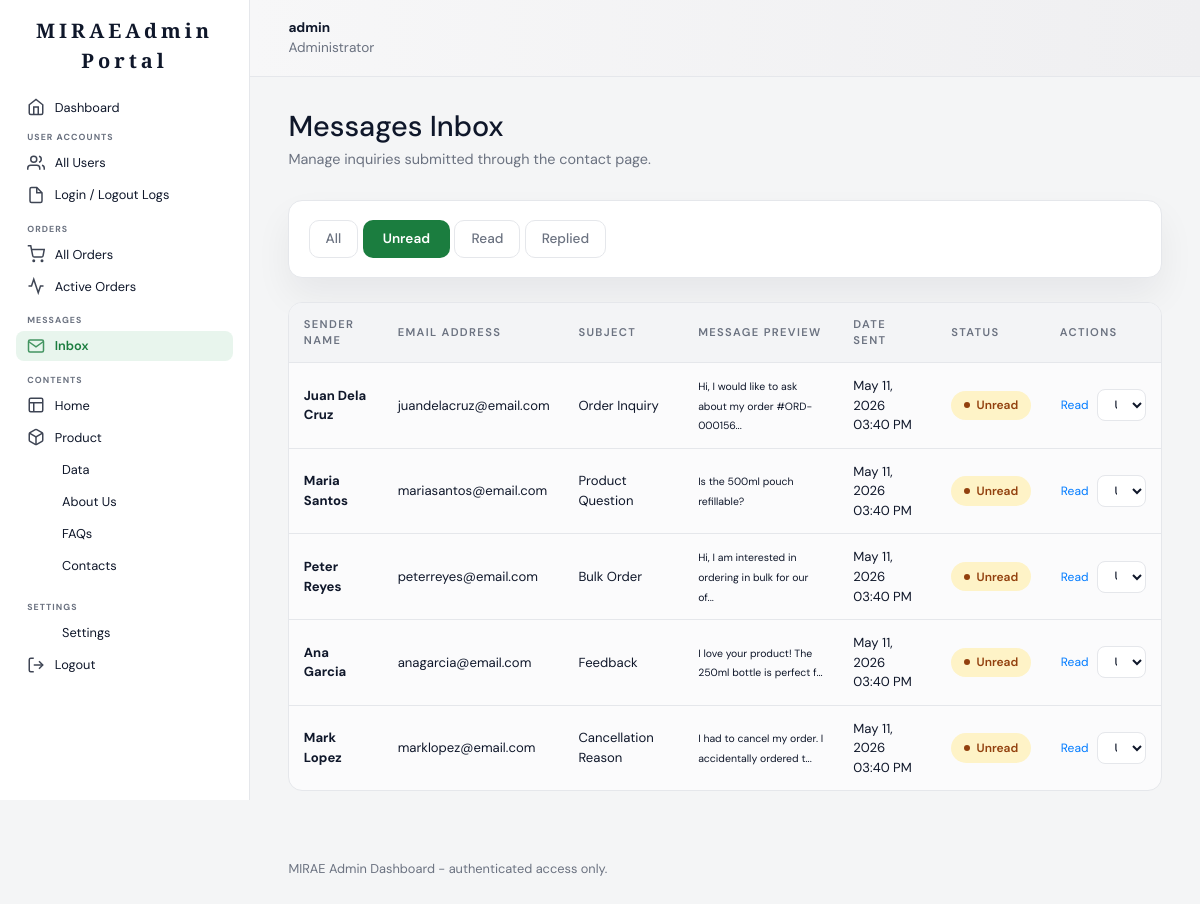
/admin/messages.php?status=Unread (signed in), run on the app's committed database.
### tables this page shows
CREATE TABLE `messages` (
  `id` int(11) NOT NULL AUTO_INCREMENT,
  `name` varchar(255) NOT NULL,
  `email` varchar(255) NOT NULL,
  `subject` varchar(255) DEFAULT NULL,
  `message` text NOT NULL,
  `status` enum('Unread','Read','Replied') NOT NULL DEFAULT 'Unread',
  `is_read` tinyint(1) NOT NULL DEFAULT 0,
  `created_at` timestamp NOT NULL DEFAULT current_timestamp(),
  PRIMARY KEY (`id`)
);

### admin/messages.php (the view, shortened to what this page needs)
<?php
require_once __DIR__ . '/../config/db.php';
$statusFilter = isset($_GET['status']) ? $_GET['status'] : '';
$whereSql = $statusFilter ? "WHERE status = '$statusFilter'" : "";
$messages = [];
$sql = "SELECT id, name, email, subject, message, status, created_at FROM messages $whereSql ORDER BY created_at DESC";
if ($result = $conn->query($sql)) {
    while ($row = $result->fetch_assoc()) {
        $messages[] = $row;
    }
}
include __DIR__ . '/includes/header.php';
include __DIR__ . '/includes/sidebar.php';
?>
<main class="admin-content">
    <div class="page-header">
        <h1>Messages Inbox</h1>
        <p>Manage inquiries submitted through the contact page.</p>
    </div>
    <section class="table-controls">
        <div class="filter-tabs">
            <a href="messages.php" class="btn btn-sm <?php echo !$statusFilter ? 'btn-primary' : 'btn-outline-secondary'; ?>">All</a>
            <a href="messages.php?status=Unread" class="btn btn-sm <?php echo $statusFilter === 'Unread' ? 'btn-primary' : 'btn-outline-secondary'; ?>">Unread</a>
            <a href="messages.php?status=Read" class="btn btn-sm <?php echo $statusFilter === 'Read' ? 'btn-primary' : 'btn-outline-secondary'; ?>">Read</a>
            <a href="messages.php?status=Replied" class="btn btn-sm <?php echo $statusFilter === 'Replied' ? 'btn-primary' : 'btn-outline-secondary'; ?>">Replied</a>
        </div>
    </section>
    <div class="table-wrap">
        <table>
            <thead>
                <tr>
                    <th>Sender Name</th>
                    <th>Email Address</th>
                    <th>Subject</th>
                    <th>Message Preview</th>
                    <th>Date Sent</th>
                    <th>Status</th>
                    <th>Actions</th>
                </tr>
            </thead>
            <tbody>
                <?php if (!$messages) : ?>
                    <tr><td colspan="7">No messages found.</td></tr>
                <?php else : ?>
                    <?php foreach ($messages as $msg) : ?>
                        <?php
                        $statusClass = 'status-' . strtolower($msg['status']);
                        if ($msg['status'] === 'Unread') $statusClass = 'status-pending';
                        ?>
                        <tr>
                            <td><strong><?php echo htmlspecialchars($msg['name']); ?></strong></td>
                            <td><?php echo htmlspecialchars($msg['email']); ?></td>
                            <td><?php echo htmlspecialchars($msg['subject'] ?: '(No Subject)'); ?></td>
                            <td title="<?php echo htmlspecialchars($msg['message']); ?>">
                                <small><?php echo htmlspecialchars(substr($msg['message'], 0, 50)) . (strlen($msg['message']) > 50 ? '...' : ''); ?></small>
                            </td>
                            <td><?php echo htmlspecialchars(date('M d, Y h:i A', strtotime($msg['created_at']))); ?></td>
                            <td><span class="status-pill <?php echo $statusClass; ?>"><?php echo $msg['status']; ?></span></td>
                            <td>
                                <div class="icon-actions">
                                    <button class="btn btn-link btn-sm" onclick="viewMessage(<?php echo htmlspecialchars(json_encode($msg)); ?>)" title="Read Message">Read</button>
                                    <select class="form-control form-control-sm status-select" onchange="updateMessageStatus(<?php echo $msg['id']; ?>, this.value)">
                                        <option value="Unread" <?php echo $msg['status'] === 'Unread' ? 'selected' : ''; ?>>Unread</option>
                                    </select>
                                </div>
                            </td>
                        </tr>
                    <?php endforeach; ?>
                <?php endif; ?>
            </tbody>
        </table>
    </div>
</main>
<?php include __DIR__ . '/includes/footer.php'; ?>

### admin/assets/css/admin.css (style rules this page uses)
:root { --admin-bg: #f4f5f6; --admin-card: #ffffff; --admin-border: #e5e7eb; --admin-text: #0f172a; --admin-muted: #6b7280; --admin-accent: #1b7d3f; --admin-accent-soft: rgba(27, 125, 63, 0.14); --admin-radius: 16px; --admin-shadow: 0 18px 36px rgba(15, 23, 42, 0.06); }
* { box-sizing: border-box; }
body.admin-page { margin: 0; font-family: "DM Sans", "Segoe UI", sans-serif; color: var(--admin-text); background: var(--admin-bg); }
a, a:hover { color: inherit; text-decoration: none !important; }
.table-controls { margin-bottom: 1.5rem; background: var(--admin-card); padding: 1.2rem; border-radius: 14px; border: 1px solid var(--admin-border); box-shadow: var(--admin-shadow); }
.status-select { padding: 0 0.75rem; height: 32px; border-radius: 8px; border: 1px solid var(--admin-border); font-size: 0.75rem; font-weight: 500; background-color: #ffffff; color: var(--admin-text); cursor: pointer; transition: border-color 0.2s ease; }
.admin-content { padding: 2rem 2.4rem 3rem; max-width: 1250px; }
.page-header { display: flex; flex-direction: column; gap: 0.35rem; margin-bottom: 1.8rem; }
.page-header h1 { margin: 0; font-size: 1.8rem; }
.page-header p { margin: 0; color: var(--admin-muted); font-size: 0.9rem; }
.icon-actions { display: flex; align-items: center; gap: 0.5rem; }
.btn-sm { height: 32px; padding: 0 0.8rem; font-size: 0.75rem; border-radius: 8px; }
.btn-primary { display: inline-flex; align-items: center; justify-content: center; text-decoration: none; background: var(--admin-accent); color: #ffffff; padding: 0 1.2rem; height: 38px; border-radius: 10px; font-size: 0.85rem; font-weight: 600; border: 1px solid transparent; cursor: pointer; transition: all 0.2s ease; }
.btn-outline-secondary { display: inline-flex; align-items: center; justify-content: center; height: 38px; padding: 0 1rem; border-radius: 10px; border: 1px solid var(--admin-border); background: transparent; color: var(--admin-muted); font-size: 0.85rem; font-weight: 500; transition: all 0.2s ease; }
.table-wrap { overflow: hidden; border-radius: 14px; border: 1px solid var(--admin-border); background: #fbfbfc; }
.table-wrap table { width: 100%; border-collapse: collapse; font-size: 0.82rem; }
.table-wrap th, .table-wrap td { padding: 0.8rem 0.9rem; border-bottom: 1px solid var(--admin-border); text-align: left; vertical-align: middle; }
.table-wrap th { background: #f3f4f6; color: var(--admin-muted); font-weight: 600; font-size: 0.7rem; text-transform: uppercase; letter-spacing: 0.12em; }
.table-wrap tr:last-child td { border-bottom: none; }
.status-pill { display: inline-flex; align-items: center; justify-content: center; padding: 0.2rem 0.6rem; border-radius: 999px; font-size: 0.7rem; font-weight: 600; }
.status-pending { background: #fff3cd; color: #b45309; }
.icon-actions .btn { width: 32px; height: 32px; padding: 0; display: inline-flex; align-items: center; justify-content: center; border-radius: 8px; }
.status-pill { padding: 0.35rem 0.8rem; border-radius: 999px; font-size: 0.75rem; font-weight: 600; display: inline-flex; align-items: center; gap: 0.4rem; }
.status-pill::before { content: ""; width: 6px; height: 6px; border-radius: 50%; background: currentColor; }
.status-pending { background: #fef3c7; color: #92400e; }

### data on the page
messages: name "Juan Dela Cruz", email "juandelacruz@email.com", subject "Order Inquiry", message "Hi, I would like to ask about my order #ORD-000156", created_at "May 11, 2026 03:40 PM", status "Unread", status+id "Unread"
messages: name "Maria Santos", email "mariasantos@email.com", subject "Product Question", message "Is the 500ml pouch refillable?", created_at "May 11, 2026 03:40 PM", status "Unread", status+id "Unread"
messages: name "Peter Reyes", email "peterreyes@email.com", subject "Bulk Order", message "Hi, I am interested in ordering in bulk for our of", created_at "May 11, 2026 03:40 PM", status "Unread", status+id "Unread"
messages: name "Ana Garcia", email "anagarcia@email.com", subject "Feedback", message "I love your product! The 250ml bottle is perfect f", created_at "May 11, 2026 03:40 PM", status "Unread", status+id "Unread"
messages: name "Mark Lopez", email "marklopez@email.com", subject "Cancellation Reason", message "I had to cancel my order. I accidentally ordered t", created_at "May 11, 2026 03:40 PM", status "Unread", status+id "Unread"

### other printed values
$adminName "admin"
$adminRole "Administrator"
